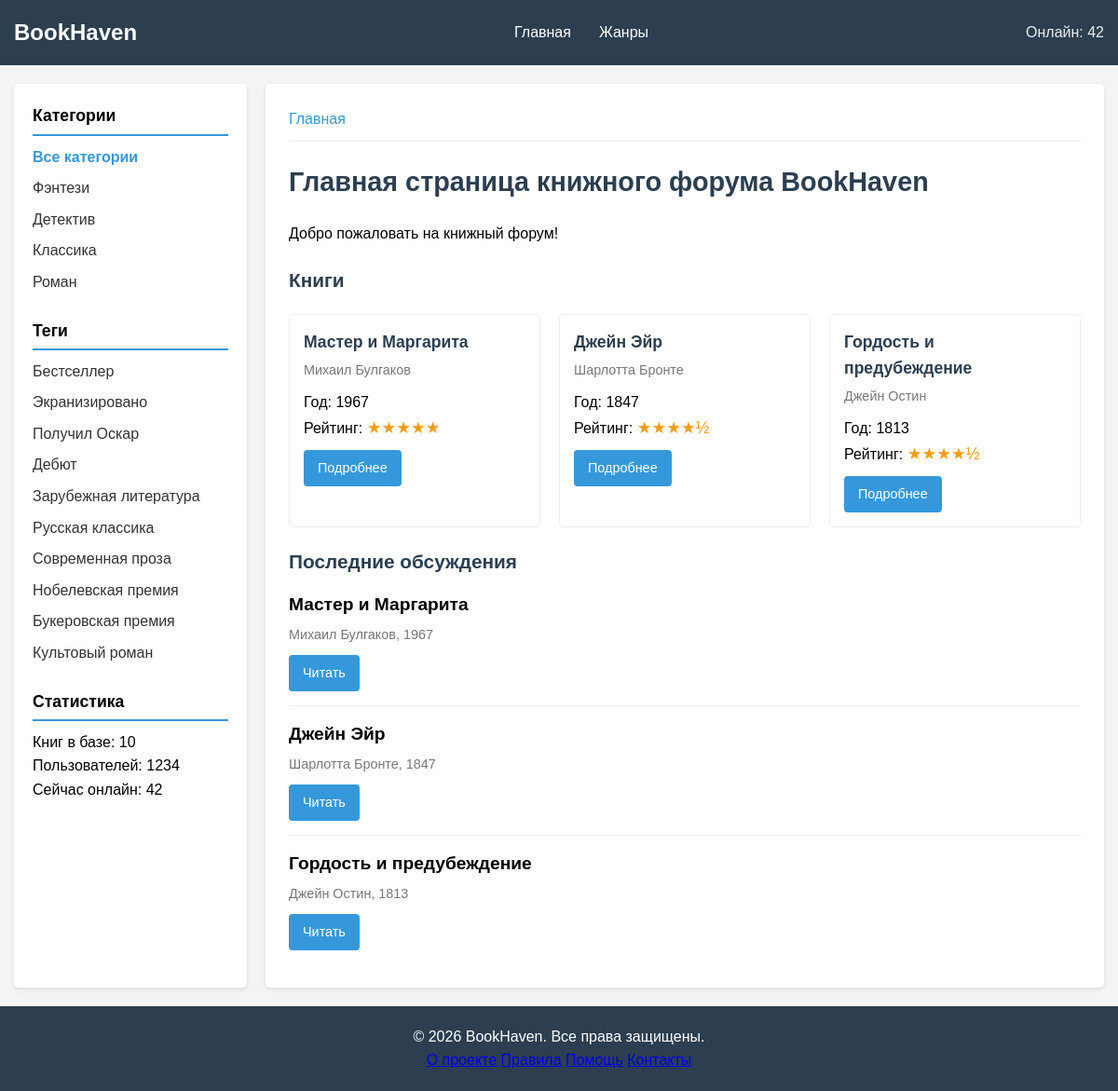
The page / on the database its author committed.
### pages/models.py (models this page shows, shortened)
class Category(models.Model):
    name = models.CharField(max_length=100, db_index=True, verbose_name="Название")
    slug = models.SlugField(max_length=255, unique=True, db_index=True, verbose_name="URL")
    class Meta:
        verbose_name = "Категория"
        verbose_name_plural = "Категории"

class TagPost(models.Model):
    tag = models.CharField(max_length=100, db_index=True, verbose_name="Тег")
    slug = models.SlugField(max_length=255, unique=True, db_index=True, verbose_name="URL")
    class Meta:
        verbose_name = "Тег"
        verbose_name_plural = "Теги"

class Book(models.Model):
    slug = models.SlugField(max_length=255, unique=True, db_index=True)
    class Status(models.IntegerChoices):
        DRAFT = 0, 'Черновик'
        PUBLISHED = 1, 'Опубликовано'
    title = models.CharField(max_length=255)
    slug = models.SlugField(max_length=255, unique=True, db_index=True)
    author = models.CharField(max_length=255)
    content = models.TextField(blank=True)
    genre = models.CharField(max_length=50, blank=True, default='')
    year = models.IntegerField(default=2000)
    rating = models.FloatField(default=0.0)
    time_create = models.DateTimeField(auto_now_add=True)
    time_update = models.DateTimeField(auto_now=True)
    is_published = models.BooleanField(choices=Status.choices, default=Status.DRAFT)
    cat = models.ForeignKey('Category', on_delete=models.PROTECT, related_name='books', verbose_name="Категория")
    tags = models.ManyToManyField('TagPost', blank=True, related_name='books', verbose_name="Теги")
    objects = models.Manager()
    published = PublishedManager()
    class Meta:
        ordering = ['-time_create']

### books/views.py (the view)
# urls.py: path('', views.index, name='home'),
def index(request):
    books = Book.published.all()[:3]
    categories = Category.objects.all()
    tags = TagPost.objects.all()
    total_books = Book.published.count()
    context = {
        'title': 'Главная страница книжного форума BookHaven',
        'posts': books,
        'categories': categories,
        'tags': tags,
        'online_users': 42,
        'selected_category': 0,
        'total_books': total_books,
        'total_users': 1234,
    }
    return render(request, 'pages/index.html', context)

### pages/models.py (called while the page is built)
    def get_queryset(self):
        return super().get_queryset().filter(is_published=Book.Status.PUBLISHED)

### pages/templatetags/book_tags.py (called while the page is built)
@register.simple_tag
def book_rating_stars(rating):
    full = int(rating)
    half = 1 if rating - full >= 0.5 else 0
    empty = 5 - full - half
    stars = '★' * full + '½' * half + '☆' * empty
    return mark_safe(f'<span class="rating-stars">{stars}</span>')

### pages/templates/pages/index.html
{% extends 'pages/base.html' %}
{% load book_tags %}
{% block content %}
    <div class="welcome">
        <p>Добро пожаловать на книжный форум!</p>
    </div>
    <h2 class="section-title">Книги</h2>
    <div class="books-grid">
        {% for book in posts %}
            <div class="book-card">
                <h3 class="book-card__title">
                    <a href="{% url 'book_detail' book.slug %}">{{ book.title }}</a>
                </h3>
                <p class="book-card__author">{{ book.author }}</p>
                <p class="book-card__year">Год: {{ book.year }}</p>
                <p class="book-card__rating">
                    Рейтинг: {% book_rating_stars book.rating %}
                </p>
                <a href="{% url 'book_detail' book.slug %}" class="btn">Подробнее</a>
            </div>
        {% empty %}
            <p>Книги пока не добавлены</p>
        {% endfor %}
    </div>
    <h2 class="section-title">Последние обсуждения</h2>
    {% if posts %}
        <div class="posts-list">
            {% for post in posts %}
                <div class="post-item">
                    <h3 class="post-title">{{ post.title }}</h3>
                    <p class="post-meta">{{ post.author }}, {{ post.year }}</p>
                    <a href="{% url 'book_detail' post.slug %}" class="btn">Читать</a>
                </div>
                {% if not forloop.last %}<hr>{% endif %}
            {% endfor %}
        </div>
    {% else %}
        <p>Нет обсуждений</p>
    {% endif %}
{% endblock %}

### pages/templates/pages/base.html (shortened to what this page needs)
<!DOCTYPE html>
{% load static %}
{% load book_tags %}
<html lang="ru">
<head>
    <link rel="stylesheet" href="{% static 'pages/css/style.css' %}">
</head>
<body>
    <div class="wrapper">
        <header class="header">
            <div class="container">
                <div class="header__inner">
                    <a href="{% url 'home' %}" class="logo">BookHaven</a>
                    <nav class="nav">
                        <ul class="menu">
                            <li class="menu__item"><a href="{% url 'home' %}" class="menu__link">Главная</a></li>
                            <li class="menu__item"><a href="{% url 'genres' %}" class="menu__link">Жанры</a></li>
                        </ul>
                    </nav>
                    <div class="header__info">
                        Онлайн: {{ online_users|default:"42" }}
                    </div>
                </div>
            </div>
        </header>
        <main class="main">
            <div class="container">
                <div class="content-wrapper">
                    <aside class="sidebar">
                        <div class="sidebar__section">
                            <h3 class="sidebar__title">Категории</h3>
                            <ul class="sidebar__menu">
                                <li class="{% if selected_category == 0 %}selected{% endif %}">
                                    <a href="{% url 'home' %}">Все категории</a>
                                </li>
                                {% for category in categories %}
                                    <li class="{% if category.id == selected_category %}selected{% endif %}">
                                        <a href="{% url 'category' category.slug %}">
                                            {{ category.name }}
                                        </a>
                                    </li>
                                {% endfor %}
                            </ul>
                        </div>
                        <div class="sidebar__section">
                            <h3 class="sidebar__title">Теги</h3>
                            <ul class="sidebar__menu">
                                {% for tag in tags %}
                                    <li><a href="{% url 'tag' tag.slug %}">{{ tag.tag }}</a></li>
                                {% empty %}
                                    <li>Теги не добавлены</li>
                                {% endfor %}
                            </ul>
                        </div>
                        <div class="sidebar__section">
                            <h3 class="sidebar__title">Статистика</h3>
                            <div class="forum-stats">
                                <div class="stat-item">
                                    <span class="stat-label">Книг в базе:</span>
                                    <span class="stat-value">{{ total_books }}</span>
                                </div>
                                <div class="stat-item">
                                    <span class="stat-label">Пользователей:</span>
                                    <span class="stat-value">{{ total_users }}</span>
                                </div>
                                <div class="stat-item">
                                    <span class="stat-label">Сейчас онлайн:</span>
                                    <span class="stat-value">{{ online_users }}</span>
                                </div>
                            </div>
                        </div>
                    </aside>
                    <section class="content">
                        {% block breadcrumbs %}
                            <div class="breadcrumbs">
                                <a href="{% url 'home' %}">Главная</a>
                            </div>
                        {% endblock %}
                        <h1 class="page-title">{{ title }}</h1>
                        {% block content %}
                        {% endblock %}
                    </section>
                </div>
            </div>
        </main>
        <footer class="footer">
            <div class="container">
                <div class="footer__inner">
                    <div class="footer__copyright">
                        &copy; {% now "Y" %} BookHaven. Все права защищены.
                    </div>
                    <div class="footer__menu">
                        <a href="#">О проекте</a>
                        <a href="#">Правила</a>
                        <a href="#">Помощь</a>
                        <a href="#">Контакты</a>
                    </div>
                </div>
            </div>
        </footer>
    </div>
</body>
</html>

### static/pages/css/style.css (style rules this page uses)
* { margin: 0; padding: 0; box-sizing: border-box; }
body { font-family: Arial, sans-serif; line-height: 1.6; background-color: #f4f4f4; }
.wrapper { min-height: 100vh; display: flex; flex-direction: column; }
.container { max-width: 1200px; margin: 0 auto; padding: 0 15px; }
.header { background-color: #2c3e50; color: white; padding: 1rem 0; }
.header__inner { display: flex; justify-content: space-between; align-items: center; }
.logo { color: white; text-decoration: none; font-size: 1.5rem; font-weight: bold; }
.menu { display: flex; list-style: none; }
.menu li a { color: white; text-decoration: none; padding: 0 15px; }
.header__info { color: #ecf0f1; }
.main { flex: 1; padding: 20px 0; }
.content-wrapper { display: grid; grid-template-columns: 250px 1fr; gap: 20px; }
.sidebar { background-color: white; padding: 20px; border-radius: 5px; box-shadow: 0 2px 5px rgba(0,0,0,0.1); }
.sidebar__section { margin-bottom: 25px; }
.sidebar__title { font-size: 1.1rem; margin-bottom: 10px; padding-bottom: 5px; border-bottom: 2px solid #3498db; }
.sidebar__menu { list-style: none; }
.sidebar__menu li { margin-bottom: 8px; }
.sidebar__menu a { color: #333; text-decoration: none; }
.sidebar__menu .selected a { color: #3498db; font-weight: bold; }
.content { background-color: white; padding: 25px; border-radius: 5px; box-shadow: 0 2px 5px rgba(0,0,0,0.1); }
.page-title { font-size: 1.8rem; margin-bottom: 20px; color: #2c3e50; }
.section-title { font-size: 1.3rem; margin: 20px 0 15px; color: #2c3e50; }
.breadcrumbs { margin-bottom: 20px; padding-bottom: 10px; border-bottom: 1px solid #eee; }
.breadcrumbs a { color: #3498db; text-decoration: none; }
.books-grid { display: grid; grid-template-columns: repeat(auto-fill, minmax(200px, 1fr)); gap: 20px; margin: 20px 0; }
.book-card { border: 1px solid #eee; padding: 15px; border-radius: 5px; transition: box-shadow 0.3s; }
.book-card__title { font-size: 1.1rem; margin-bottom: 5px; }
.book-card__title a { color: #2c3e50; text-decoration: none; }
.book-card__author { color: #777; font-size: 0.9rem; margin-bottom: 10px; }
.book-card__rating { margin-bottom: 10px; }
.rating-stars { color: #f39c12; font-size: 1.1rem; }
.btn { display: inline-block; padding: 8px 15px; background-color: #3498db; color: white; text-decoration: none; border-radius: 4px; transition: background-color 0.3s; font-size: 0.9rem; }
.post-item { margin-bottom: 15px; }
.post-title { font-size: 1.2rem; margin-bottom: 5px; }
.post-meta { color: #777; font-size: 0.9rem; margin-bottom: 10px; }
hr { border: none; border-top: 1px solid #eee; margin: 15px 0; }
.footer { background-color: #2c3e50; color: white; padding: 20px 0; margin-top: auto; text-align: center; }

### rows shown on the page
Category: name "Фэнтези"
Category: name "Детектив"
Category: name "Классика"
Category: name "Роман"
TagPost: tag "Бестселлер"
TagPost: tag "Экранизировано"
TagPost: tag "Получил Оскар"
TagPost: tag "Дебют"
TagPost: tag "Зарубежная литература"
TagPost: tag "Русская классика"
TagPost: tag "Современная проза"
TagPost: tag "Нобелевская премия"
TagPost: tag "Букеровская премия"
TagPost: tag "Культовый роман"
Book: title "Мастер и Маргарита", author "Михаил Булгаков", year "1967", rating "★★★★★"
Book: title "Джейн Эйр", author "Шарлотта Бронте", year "1847", rating "★★★★½"
Book: title "Гордость и предубеждение", author "Джейн Остин", year "1813", rating "★★★★½"

### other values the page prints
{{ online_users|default:"42" }} "42"
{{ total_books }} "10"
{{ total_users }} "1234"
{{ online_users }} "42"
{{ title }} "Главная страница книжного форума BookHaven"
